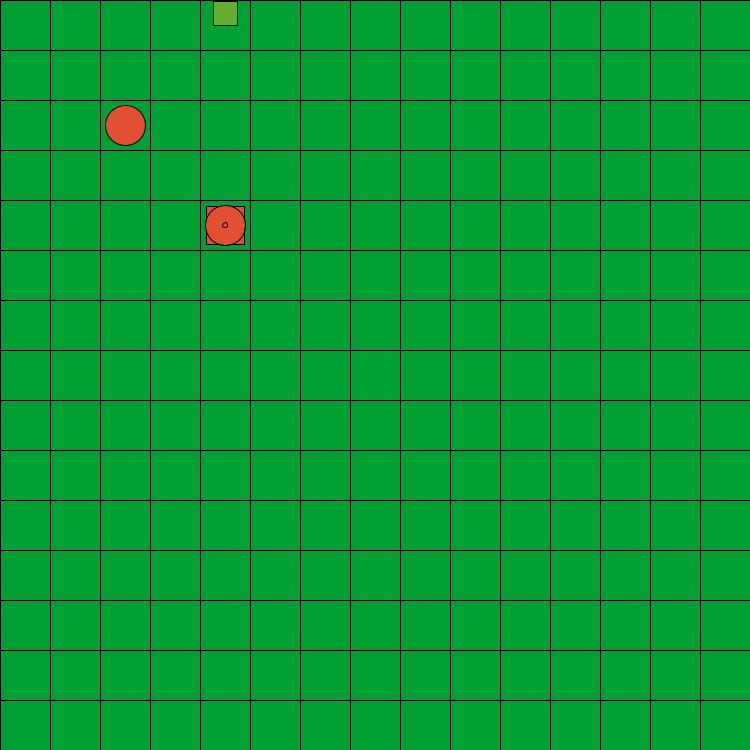
Frame 1 (no input)
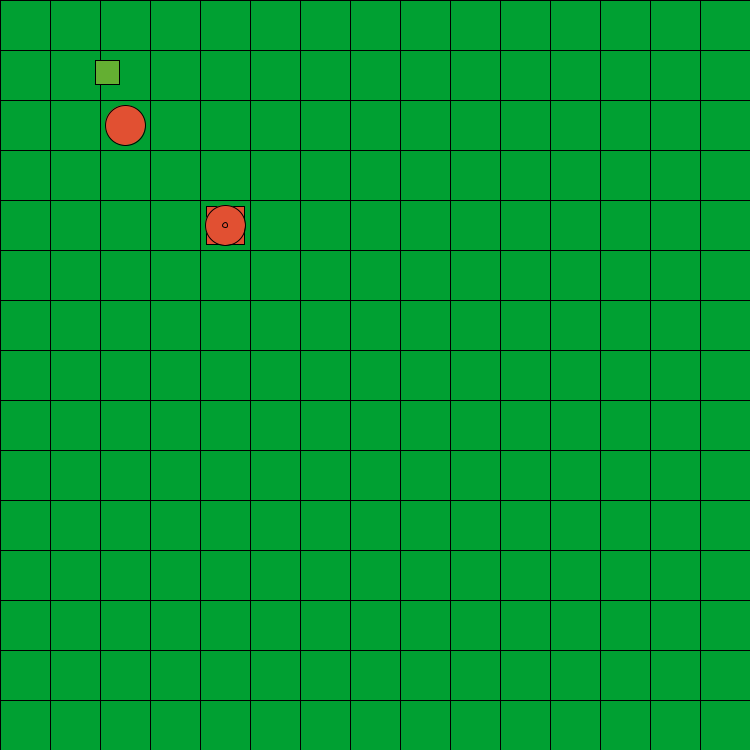
Frame 60 (the mouse pressed at the canvas centre just before this capture)
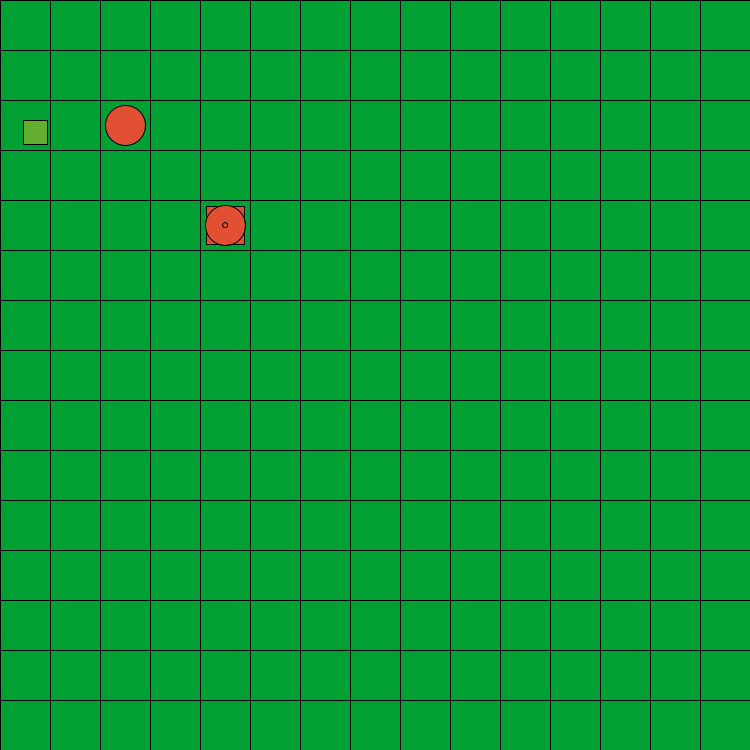
Frame 120 (the mouse held since frame 60 and released just before this capture)

The Processing sketch that drew these frames (run headless with seeded random() and noise(); from frame 60 on, the mouse is pressed at the canvas centre):

// Processing sketch: ProcessingSample
// ── ProcessingSample.pde
int x, y, tileW, tileH, outsideW, outsideH;
int towerX, towerY, projectileXCoor, projectileYCoor;
int tower1W, tower1H, t1XCoor, t1YCoor, t1Range;
int enemy1XCoor, enemy1YCoor, enemy1W, enemy1H, enemyDX, enemyDY;

double projectileSpeed, projectileDX, projectileDY;

void setup() {  
  //background(200);
  size(750, 750);
  x = 50;
  y = 50; 
  tileW = 50;
  tileH = 50;
  outsideW = width + 100;
  outsideH = height + 100;

  projectileDX = 2;
  projectileDY = 2;
  projectileSpeed = 5;

  tower1W = tileW - 12;
  tower1H = tileH - 12;
  t1XCoor = 200;
  t1YCoor = 200;
  t1Range = 200;

  towerX = 125;
  towerY = 125;
  projectileXCoor = towerX;
  projectileYCoor = towerY;

  enemy1XCoor = 213;
  enemy1YCoor = 1;
  enemy1W = 24;
  enemy1H = 24;
  enemyDX = -2;
  enemyDY = 1;
}

// ----------------------------------
// Tower Methods

// New tower! - should it be diff towers in one method or each one its own
void tower(int xCoor, int yCoor, int type) {
  if (type == 1) {
    fill(225, 80, 50);
    rect(xCoor + (tileW - tower1W)/2, yCoor + (tileH - tower1H)/2, tower1W, tower1H);
    ellipse(xCoor + tileW/2, yCoor + tileH/2, 40, 40);
  } else {
    println("Not a valid tower type");
  }
}

// will be enemy class later for parameter
boolean t1InRange(int enemyXCoor, int enemyYCoor) { 
  int diffX = abs(enemyXCoor - t1XCoor);
  int diffY = abs(enemyYCoor - t1YCoor);
  //println((sqrt(sq(diffX) + sq(diffY)) < t1Range + 200));
  return (sqrt(sq(diffX) + sq(diffY)) < t1Range);
}

// Only shoots when the enemy leaves the range
// Do I need the tower's coor as parameters? - will also use enemy class for param
void t1ShootProjectile(int towerXCoor, int towerYCoor, int targetXCoor, int targetYCoor) {
  if (t1InRange(targetXCoor, targetYCoor)) {
    //tower's projectile 
    projectileXCoor = t1XCoor + tileW/2;
    projectileYCoor = t1YCoor + tileH/2;

    ellipse(projectileXCoor, projectileYCoor, 5, 5);
    projectileSpeed = 5;

    //this line makes them connected like one is pulling the other
    //projectileDX = -1 * (projectileXCoor - enemy1XCoor)/(enemyDX * 30);

    // Find the distance between the projectile and the projectile's origin
    int deltaX = (enemy1XCoor + enemyDX * 3) - projectileXCoor;
    int deltaY = (enemy1YCoor + enemyDY * 3) - projectileYCoor;

    // Calculate the angle at which the projectile will be launched to intercept the target
    float angle = atan2(deltaY, deltaX);

    // Break up the vector into the x and y components
    projectileDX = cos(angle) * projectileSpeed;
    projectileDY = sin(angle) * projectileSpeed;

    // Change the coords of the projectile
    projectileXCoor += projectileDX;
    projectileYCoor += projectileDY;
    
    // If the projectile enters the target's space, it is removed from the visible grid
    if (abs(projectileXCoor - enemy1XCoor) < enemy1W/4 && 
      abs(projectileYCoor - enemy1YCoor) < enemy1H/4) {
      projectileDX = 0;
      projectileDY = 0;
      projectileSpeed = 0;
      projectileXCoor = outsideW;
      projectileXCoor = outsideH;
    }
  }
}



// ----------------------------------


void draw() {
  background(200);
  // Makes a grid of tiles
  for (int i = 0; i < width / 50; i ++) {
    for (int j = 0; j < height / 50; j ++) {
      fill(0, 160, 50); // red, blue, green
      rect(tileW * i, tileH * j, tileW, tileH);
    }
  }

  // Testing tower method
  tower(t1XCoor, t1YCoor, 1);
  t1ShootProjectile(t1XCoor, t1YCoor, enemy1XCoor, enemy1YCoor);  

  //tower
  fill(225, 80, 50); 
  ellipse(towerX, towerY, 40, 40);


/*
  //tower's projectile 
  ellipse(projectileXCoor, projectileYCoor, 5, 5);
  //this line makes them connected like one is pulling the other
  //projectileDX = -1 * (projectileXCoor - enemy1XCoor)/(enemyDX * 30);

  // Find the distance between the projectile and the projectile's origin
  int deltaX = (enemy1XCoor + enemyDX * 3) - projectileXCoor;
  int deltaY = (enemy1YCoor + enemyDY * 3) - projectileYCoor;

  // Calculate the angle at which the projectile will be launched to intercept the target
  float angle = atan2(deltaY, deltaX);

  // Break up the vector into the x and y components
  projectileDX = cos(angle) * projectileSpeed;
  projectileDY = sin(angle) * projectileSpeed;

  // Change the coords of the projectile
  projectileXCoor += projectileDX;
  projectileYCoor += projectileDY;

  // If the projectile enters the target's space, it is removed from the visible grid
  if (abs(projectileXCoor - enemy1XCoor) < enemy1W/4 && 
    abs(projectileYCoor - enemy1YCoor) < enemy1H/4) {
    projectileDX = 0;
    projectileDY = 0;
    projectileSpeed = 0;
    projectileXCoor = outsideW;
    projectileXCoor = outsideH;
  }
*/

  // enemy1
  fill(100, 175, 50);
  rect(enemy1XCoor, enemy1YCoor, enemy1W, enemy1H);
  enemy1XCoor += enemyDX;
  enemy1YCoor += enemyDY;
  //reverse direction if hits edge of window
  if (enemy1XCoor > width - enemy1W || enemy1XCoor < 0) {
    enemyDX *= -1;
  }
  if (enemy1YCoor > height - enemy1H || enemy1YCoor < 0) {
    enemyDY *= -1;
  }
}

// it may be hard to calculate the pos of enemy so long ranged 
//     units should be some sort of laser rather than a projectile
//     especially if there are corners for the enemy path

// Possible upgrade: fast foward or slow down
// Focus on a specified enemy using cursor location (pressed)
